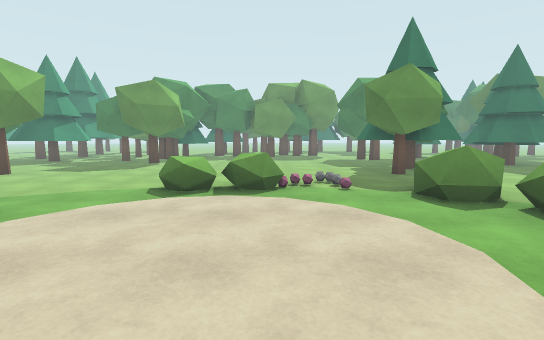
View 1 (above)

24 first-person views from a walk through a Unity game level. The camera is 1.5 m above the floor, tilts 6° down and sees 85° across. The floor is counted in squares, 2 m on a side. Each view is taken from the middle of a square. On the plan, view 1 faces up. The plan holds only what a view shows up to about 10 squares ahead; the rest is blank. The place goes on beyond the plan. Surface patterns are stand-ins for the level's own textures.

View 2
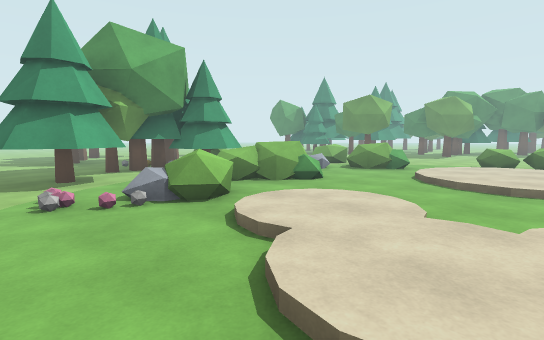

View 3
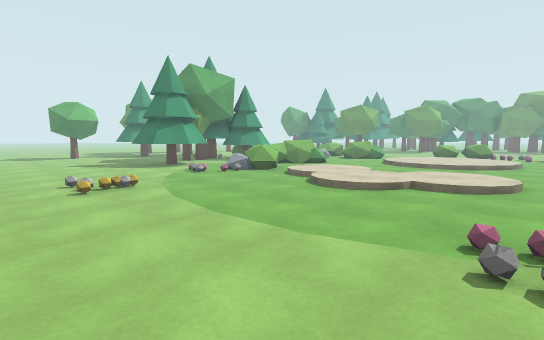

View 4
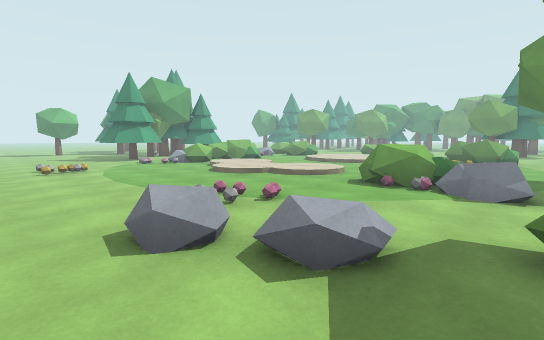

View 5
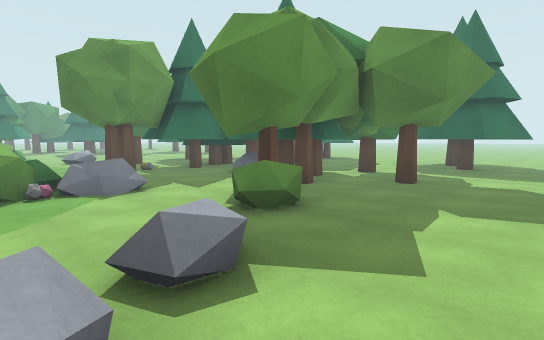

View 6
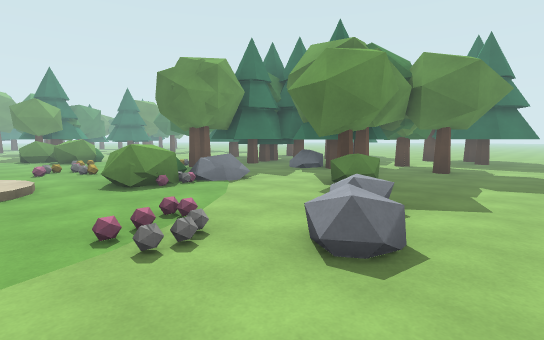

View 7
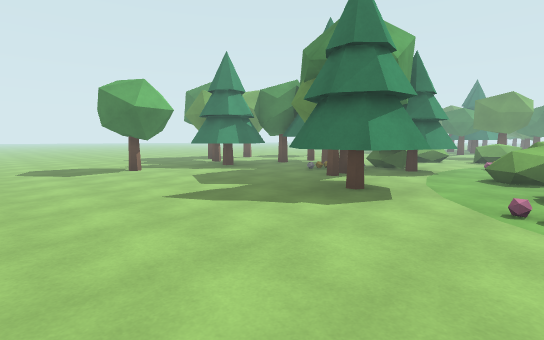

View 8
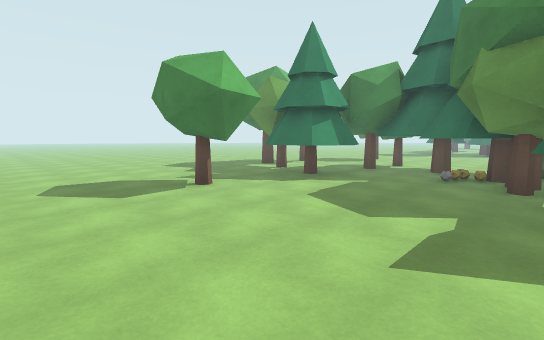

View 9
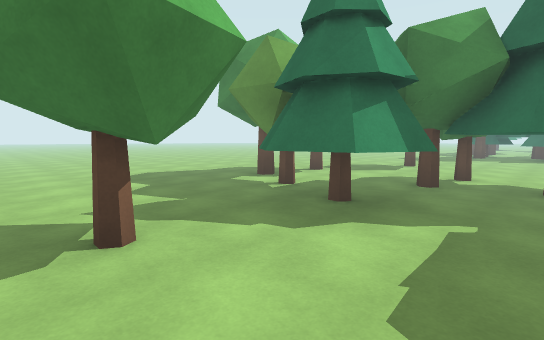

View 10
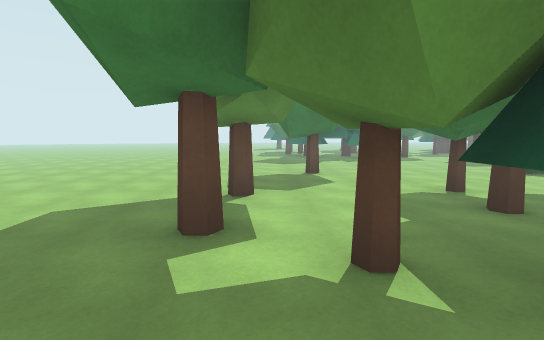

View 11
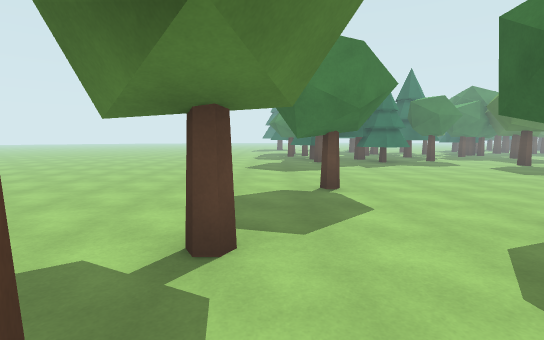

View 12
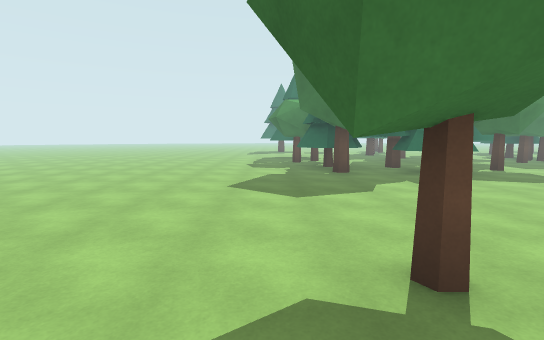

View 13
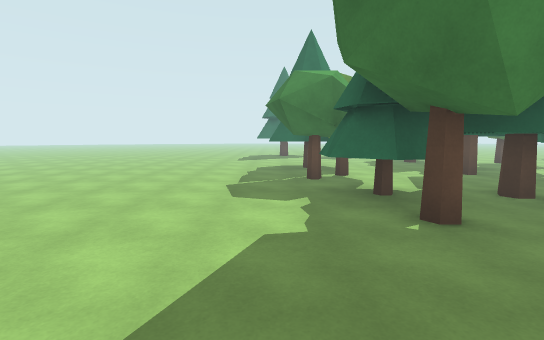

View 14
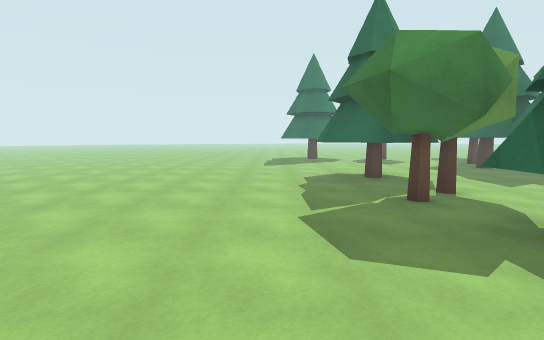

View 15
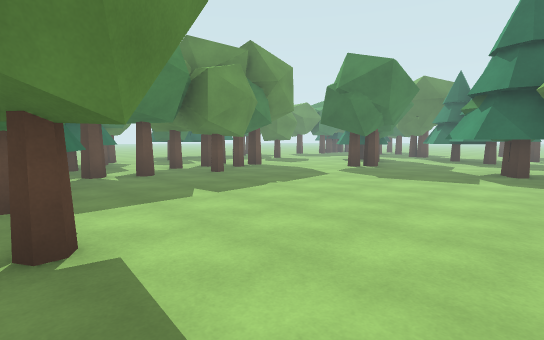

View 16
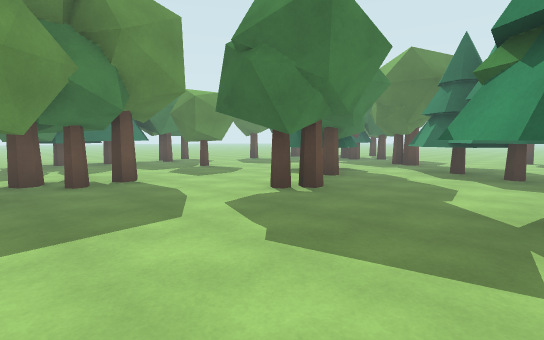

View 17
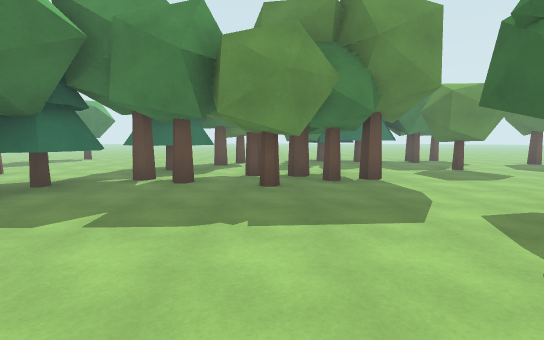

View 18
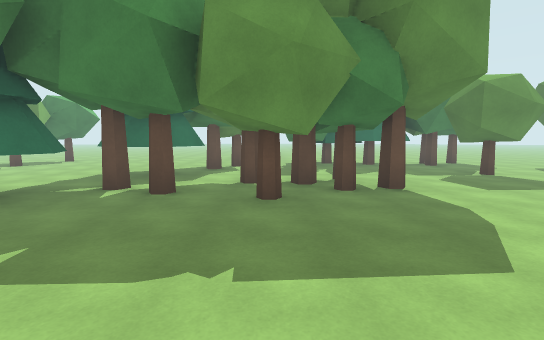

View 19
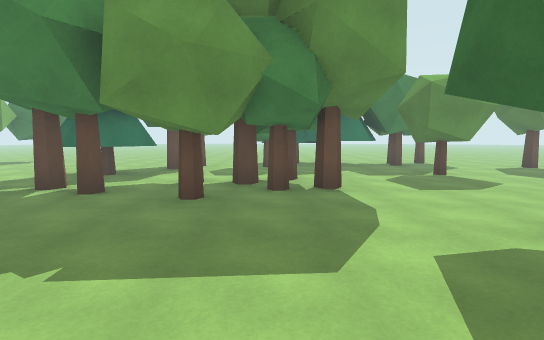

View 20
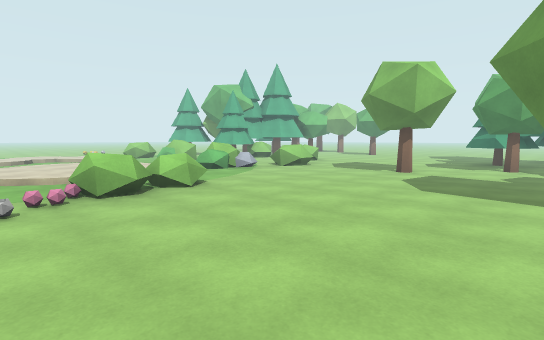

View 21
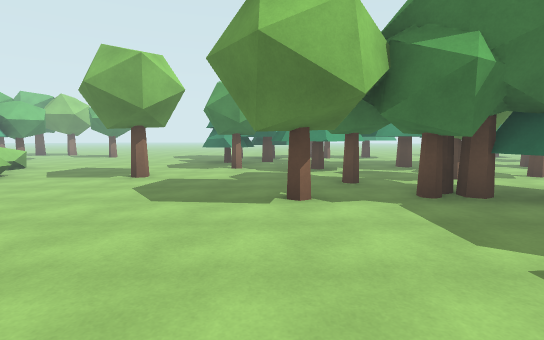

View 22
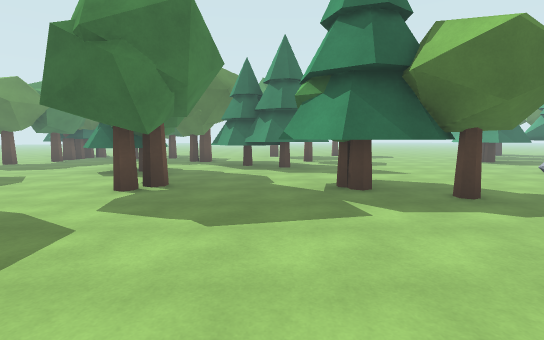

View 23
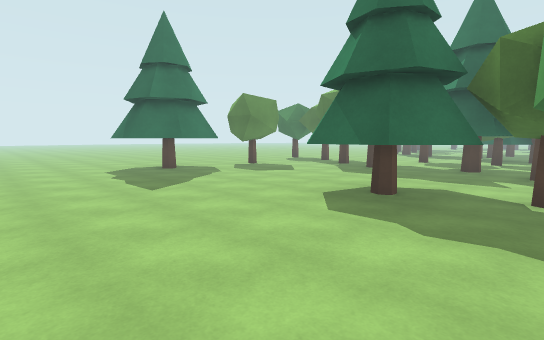

View 24
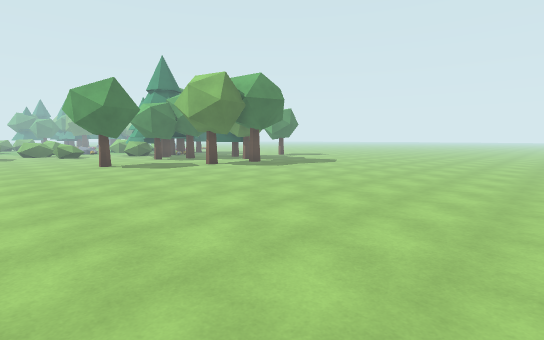

### Floor plan
Key: @ floor where view 1 was taken; # wall or solid block; x gap in a wall; . main floor; : floor 0.25 m higher than the main floor; / step, stairs or slope; = window, fence, low wall or low ledge; ^ raised ledge; T thing the floor can be seen under or through.
Columns run from 21 left of view 1 to 15 right of it. Each row starts with its distance up from view 1.
 19      ...# .. .#. ....    ......
 18      ...##x#.......... ###.....
 17 ........##....#....##.###....#.
 16 ............ #.... #..........#
 15 ............## ...##...........
 14 ............## #...x.###......
 13  .......## .########.##....#...
 12   ......###.####.##........#....
 11 .........#...##..#...............
 10 .........x.  ##.#...........##....
  9  ........######............###...#
  8 ..........####..........##.##.#.
  7 ...........##...........##.....
  6 ...............#..............
  5 ....................=^.........
  4 ................=...=..^^......
  3 .........#....=^^==.//..== ....
  2 ..............^..=./::/....  ##
  1 ................=../::/.... ###
  0 .......#...T TTT ^../@......###
 -1 ..........TTTTTT^^.....//.#####
 -2 .......#.T TTTT#=..////./...####.
 -3 .........TTT.TT#.=#::::.^=..###...
 -4 ..........x...##.=..//......###...
 -5 ..........#...............#####.##
 -6  ......................#.#=..#..###..
 -7  .......................^=......#  ..
 -8     .............................

Where each view was taken, in squares from view 1:
view 1: 0 up, 0 right, facing up
view 2: 5 down, 0 right, facing up-left
view 3: 8 down, 2 right, facing up-left
view 4: 8 down, 5 right, facing up-left
view 5: 8 down, 3 right, facing up-right
view 6: 8 down, 1 right, facing up-right
view 7: 8 down, 4 left, facing up-left
view 8: 8 down, 7 left, facing up-left
view 9: 6 down, 9 left, facing up-left
view 10: 4 down, 13 left, facing up
view 11: 2 down, 13 left, facing up
view 12: 1 up, 13 left, facing up
view 13: 5 up, 13 left, facing up
view 14: 7 up, 14 left, facing up
view 15: 7 up, 4 left, facing up-right
view 16: 8 up, 0 right, facing up-right
view 17: 8 up, 0 right, facing up
view 18: 9 up, 0 right, facing up
view 19: 9 up, 1 right, facing up
view 20: 9 up, 1 right, facing down-left
view 21: 9 up, 0 right, facing left
view 22: 9 up, 1 left, facing right
view 23: 11 up, 16 left, facing up-right
view 24: 5 up, 21 left, facing down-right
